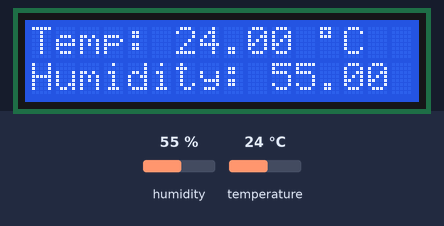
This sketch was run on a simulated ESP8266 (NodeMCU). Parts: 16×2 character LCD. Inputs (shaded band) come from the test bench; at power-on: humidity 55 %, temperature 24 °C. What the sketch prints to the serial monitor is not drawn.

Above: at 1.2 s.
1.3 s: humidity set to 22 %
At 5.7 s:
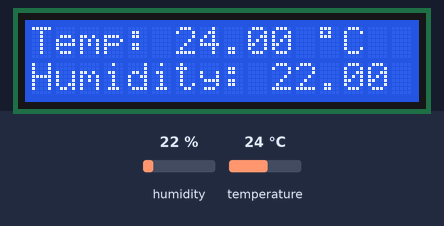
7.3 s: temperature set to 12 °C
At 10.9 s:
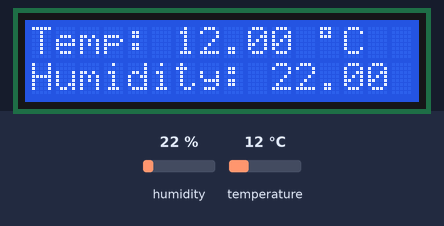
13.3 s: humidity set to 40 %
At 16.1 s:
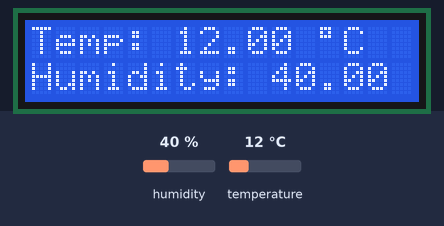
19.3 s: temperature set to 19 °C
At 21.3 s:
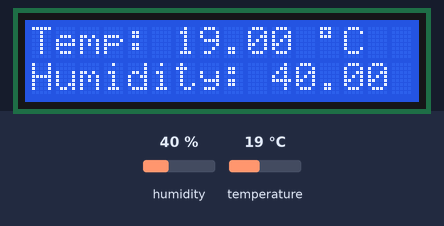
Timing chart, 0 to 22.8 s (numbered marks = the images above; inputs shaded):
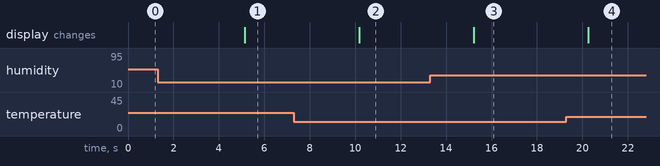

Measured:
- after the input at 1.3 s, the display: changes after 3.8 s (image 1)
- after the input at 7.3 s, the display: changes after 2.9 s (image 2)
- after the input at 13.3 s, the display: changes after 1.9 s (image 3)
- after the input at 19.3 s, the display: changes after 0.95 s (image 4)

The sketch:

09.3.DHT22inLCD.ino
```cpp
/*
 * ติดตั้ง Library "SSD1306" และ GFX
 * https://github.com/adafruit/Adafruit_SSD1306
 * https://github.com/adafruit/Adafruit-GFX-Library
 * ติดตั้ง Library "LiquidCrystal_I2C" (Manual)
 * 1. Download "https://github.com/marcoschwartz/LiquidCrystal_I2C/archive/master.zip"
 * 2. Copy Unzip folder to "C:\Users\XXX\Documents\Arduino\libraries"
 *
 * Document
 * https://randomnerdtutorials.com/esp32-esp8266-dht-temperature-and-humidity-oled-display/
 * https://randomnerdtutorials.com/esp32-esp8266-i2c-lcd-arduino-ide/
 *
 * Circuit
 * DHT22 +++ MCU
 * ----     ---
 * VCC  ->  3V
 * GND  ->  GND
 * OUT  ->  D4 (GPIO 2)
 *
 * I2C LCD +++ MCU
 * ---------------
 * GND  -> GND
 * VCC  -> VIN
 * SDA  -> GPIO 4 (D2)
 * SCL  -> GPIO 5 (D1)
 */

#include <LiquidCrystal_I2C.h>
#include <DHT.h>

int lcdColumns = 16;
int lcdRows = 2;
LiquidCrystal_I2C lcd(0x3F, lcdColumns, lcdRows);

#define DHTPIN 2     // Digital pin connected to the DHT sensor

// Uncomment the type of sensor in use:
//#define DHTTYPE    DHT11     // DHT 11
#define DHTTYPE    DHT22     // DHT 22 (AM2302)
//#define DHTTYPE    DHT21     // DHT 21 (AM2301)

DHT dht(DHTPIN, DHTTYPE);

void setup() {
  Serial.begin(9600);

  dht.begin();

  lcd.init();
  lcd.backlight();
}

void loop() {
  //read temperature and humidity
  float t = dht.readTemperature();
  float h = dht.readHumidity();
  if (isnan(h) || isnan(t)) {
    Serial.println("Failed to read from DHT sensor!");
  } else {
    Serial.print("Humidity: ");
    Serial.print(h);
    Serial.print(" %, Temp: ");
    Serial.print(t);
    Serial.println(" Celsius");
  }
  // clear display
  lcd.clear();

  lcd.setCursor(0,0);
  lcd.print("Temp: ");
  lcd.print(t);
  lcd.print(" ");
  lcd.print((char)223);
  lcd.print("C");
  lcd.setCursor(0,1);
  lcd.print("Humidity: ");
  lcd.print(h);
  lcd.print(" %");

  delay(5000);
}
```
